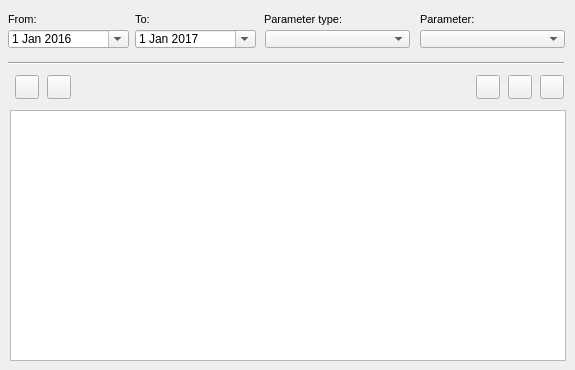
    <widget class="QWidget" name="tab_21">
     <attribute name="title">
      <string>O&amp;&amp;M</string>
     </attribute>
     <widget class="QComboBox" name="event_id">
      <property name="geometry">
       <rect>
        <x>420</x>
        <y>30</y>
        <width>145</width>
        <height>18</height>
       </rect>
      </property>
     </widget>
     <widget class="QDateEdit" name="date_event_to">
      <property name="geometry">
       <rect>
        <x>135</x>
        <y>30</y>
        <width>121</width>
        <height>18</height>
       </rect>
      </property>
      <property name="date">
       <date>
        <year>2017</year>
        <month>1</month>
        <day>1</day>
       </date>
      </property>
      <property name="calendarPopup">
       <bool>true</bool>
      </property>
     </widget>
     <widget class="QLabel" name="label_data_event_from">
      <property name="geometry">
       <rect>
        <x>8</x>
        <y>8</y>
        <width>90</width>
        <height>22</height>
       </rect>
      </property>
      <property name="font">
       <font>
        <pointsize>8</pointsize>
       </font>
      </property>
      <property name="frameShape">
       <enum>QFrame::NoFrame</enum>
      </property>
      <property name="frameShadow">
       <enum>QFrame::Plain</enum>
      </property>
      <property name="text">
       <string>From:</string>
      </property>
      <property name="textFormat">
       <enum>Qt::AutoText</enum>
      </property>
      <property name="scaledContents">
       <bool>false</bool>
      </property>
      <property name="alignment">
       <set>Qt::AlignLeading|Qt::AlignLeft|Qt::AlignVCenter</set>
      </property>
      <property name="margin">
       <number>3</number>
      </property>
     </widget>
     <widget class="Line" name="line_9">
      <property name="geometry">
       <rect>
        <x>8</x>
        <y>55</y>
        <width>556</width>
        <height>16</height>
       </rect>
      </property>
      <property name="orientation">
       <enum>Qt::Horizontal</enum>
      </property>
     </widget>
     <widget class="QLabel" name="label_event_parameter">
      <property name="geometry">
       <rect>
        <x>420</x>
        <y>8</y>
        <width>91</width>
        <height>22</height>
       </rect>
      </property>
      <property name="font">
       <font>
        <pointsize>8</pointsize>
       </font>
      </property>
      <property name="frameShape">
       <enum>QFrame::NoFrame</enum>
      </property>
      <property name="frameShadow">
       <enum>QFrame::Raised</enum>
      </property>
      <property name="text">
       <string>Parameter:</string>
      </property>
      <property name="textFormat">
       <enum>Qt::AutoText</enum>
      </property>
      <property name="scaledContents">
       <bool>false</bool>
      </property>
      <property name="margin">
       <number>3</number>
      </property>
     </widget>
     <widget class="QComboBox" name="event_type">
      <property name="geometry">
       <rect>
        <x>265</x>
        <y>30</y>
        <width>145</width>
        <height>18</height>
       </rect>
      </property>
     </widget>
     <widget class="QLabel" name="label_event_parameter_type">
      <property name="geometry">
       <rect>
        <x>264</x>
        <y>8</y>
        <width>93</width>
        <height>22</height>
       </rect>
      </property>
      <property name="font">
       <font>
        <pointsize>8</pointsize>
       </font>
      </property>
      <property name="layoutDirection">
       <enum>Qt::LeftToRight</enum>
      </property>
      <property name="frameShape">
       <enum>QFrame::NoFrame</enum>
      </property>
      <property name="frameShadow">
       <enum>QFrame::Raised</enum>
      </property>
      <property name="text">
       <string>Parameter type:</string>
      </property>
      <property name="textFormat">
       <enum>Qt::AutoText</enum>
      </property>
      <property name="scaledContents">
       <bool>false</bool>
      </property>
      <property name="margin">
       <number>3</number>
      </property>
     </widget>
     <widget class="QTableView" name="tbl_event_arc">
      <property name="geometry">
       <rect>
        <x>10</x>
        <y>110</y>
        <width>556</width>
        <height>251</height>
       </rect>
      </property>
      <property name="sortingEnabled">
       <bool>true</bool>
      </property>
     </widget>
     <widget class="QDateEdit" name="date_event_from">
      <property name="geometry">
       <rect>
        <x>8</x>
        <y>30</y>
        <width>121</width>
        <height>18</height>
       </rect>
      </property>
      <property name="date">
       <date>
        <year>2016</year>
        <month>1</month>
        <day>1</day>
       </date>
      </property>
      <property name="calendarPopup">
       <bool>true</bool>
      </property>
     </widget>
     <widget class="QLabel" name="label_data_event_to">
      <property name="geometry">
       <rect>
        <x>135</x>
        <y>8</y>
        <width>117</width>
        <height>22</height>
       </rect>
      </property>
      <property name="font">
       <font>
        <pointsize>8</pointsize>
       </font>
      </property>
      <property name="frameShape">
       <enum>QFrame::NoFrame</enum>
      </property>
      <property name="frameShadow">
       <enum>QFrame::Raised</enum>
      </property>
      <property name="text">
       <string>To:</string>
      </property>
      <property name="textFormat">
       <enum>Qt::AutoText</enum>
      </property>
      <property name="scaledContents">
       <bool>false</bool>
      </property>
      <property name="margin">
       <number>3</number>
      </property>
     </widget>
     <widget class="QPushButton" name="btn_open_gallery">
      <property name="geometry">
       <rect>
        <x>476</x>
        <y>75</y>
        <width>24</width>
        <height>24</height>
       </rect>
      </property>
      <property name="toolTip">
       <string>&lt;html&gt;&lt;head/&gt;&lt;body&gt;&lt;p&gt;Open Gallery&lt;/p&gt;&lt;/body&gt;&lt;/html&gt;</string>
      </property>
      <property name="text">
       <string/>
      </property>
      <property name="icon">
       <iconset>
        <normaloff>../icons/136b.png</normaloff>../icons/136b.png</iconset>
      </property>
      <property name="iconSize">
       <size>
        <width>22</width>
        <height>22</height>
       </size>
      </property>
     </widget>
     <widget class="QPushButton" name="btn_open_visit">
      <property name="geometry">
       <rect>
        <x>15</x>
        <y>75</y>
        <width>24</width>
        <height>24</height>
       </rect>
      </property>
      <property name="toolTip">
       <string>Visit manager</string>
      </property>
      <property name="text">
       <string/>
      </property>
      <property name="icon">
       <iconset>
        <normaloff>../icons/65b.png</normaloff>../icons/65b.png</iconset>
      </property>
      <property name="iconSize">
       <size>
        <width>22</width>
        <height>22</height>
       </size>
      </property>
     </widget>
     <widget class="QPushButton" name="btn_new_visit">
      <property name="geometry">
       <rect>
        <x>47</x>
        <y>75</y>
        <width>24</width>
        <height>24</height>
       </rect>
      </property>
      <property name="toolTip">
       <string>Add visit</string>
      </property>
      <property name="text">
       <string/>
      </property>
      <property name="icon">
       <iconset>
        <normaloff>../icons/64b.png</normaloff>../icons/64b.png</iconset>
      </property>
      <property name="iconSize">
       <size>
        <width>22</width>
        <height>22</height>
       </size>
      </property>
     </widget>
     <widget class="QPushButton" name="btn_open_visit_event">
      <property name="geometry">
       <rect>
        <x>540</x>
        <y>75</y>
        <width>24</width>
        <height>24</height>
       </rect>
      </property>
      <property name="toolTip">
       <string>&lt;html&gt;&lt;head/&gt;&lt;body&gt;&lt;p&gt;Event data&lt;/p&gt;&lt;/body&gt;&lt;/html&gt;</string>
      </property>
      <property name="text">
       <string/>
      </property>
      <property name="icon">
       <iconset>
        <normaloff>../icons/134b.png</normaloff>../icons/134b.png</iconset>
      </property>
      <property name="iconSize">
       <size>
        <width>22</width>
        <height>22</height>
       </size>
      </property>
     </widget>
     <widget class="QPushButton" name="btn_open_visit_doc">
      <property name="geometry">
       <rect>
        <x>508</x>
        <y>75</y>
        <width>24</width>
        <height>24</height>
       </rect>
      </property>
      <property name="toolTip">
       <string>&lt;html&gt;&lt;head/&gt;&lt;body&gt;&lt;p&gt;Open document&lt;/p&gt;&lt;/body&gt;&lt;/html&gt;</string>
      </property>
      <property name="text">
       <string/>
      </property>
      <property name="icon">
       <iconset>
        <normaloff>../icons/170b.png</normaloff>../icons/170b.png</iconset>
      </property>
      <property name="iconSize">
       <size>
        <width>22</width>
        <height>22</height>
       </size>
      </property>
     </widget>
    </widget>
